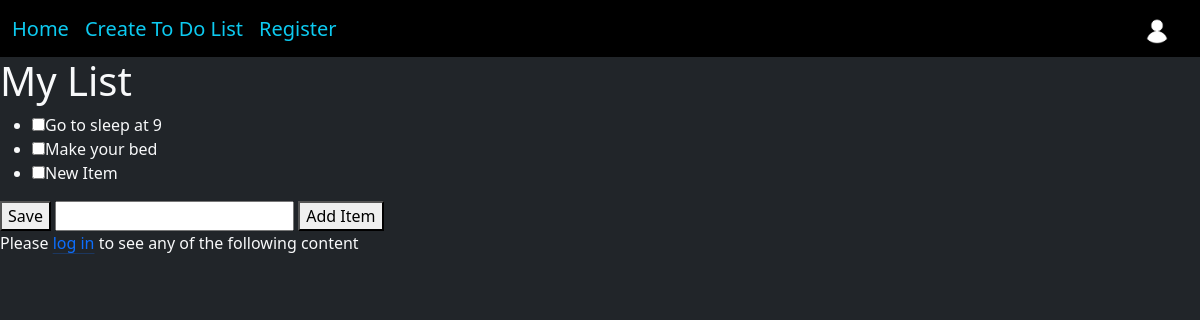
The page /1 on the database its author committed.
### main/models.py (models this page shows, shortened)
class ToDoList(models.Model):
    name = models.CharField(max_length=200)

class Item(models.Model):
    todolist = models.ForeignKey(ToDoList, on_delete=models.CASCADE)
    text = models.CharField(max_length=300)
    compile = models.BooleanField()

### main/views.py (the view, shortened to what this page needs)
# urls.py: path("<int:id>", views.list, name="list"),
def list(response, id):
    ls = ToDoList.objects.get(id=id)
    return render(response, "main/list.html", {"ls":ls, "all_lists" : all_lists})

### main/templates/main/list.html (shortened to what this page needs)
{% extends 'main/index.html' %}
{% block content %}
<h1>{{ls.name}}</h1>
    <form method="post" action="#">
        <ul>
        {% for item in ls.item_set.all %}
            {% if item.compile == False%}
            <li><input type="checkbox" value="clicked" name="c{{item.id}}">{{item.text}}</li>
            {% else %}
            <li><input type="checkbox" value="clicked" name="c{{item.id}}" checked>{{item.text}}</li>
            {% endif %}
        {% endfor %}
        </ul>
        <button type="submit" name="save" value="save">Save</button>
        <input type="text" name="new">
        <button type="submit" name="newItem" value="save">Add Item</button>
    </form>
{% endblock %}

### rows shown on the page
ToDoList: name "My List"
Item: text "Go to sleep at 9"
Item: text "Make your bed"
Item: text "New Item"
